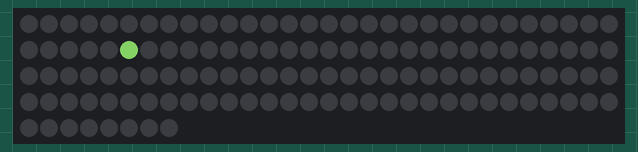
Simulated run of this program. Board: MicroPython board. On the bench: 128 RGB LEDs in strip order, left to right, continuing on the next row. Dim RGB values are drawn brighter than linear; random numbers come from a fixed seed.

Above: at 0.15 s.
At 2.88 s:
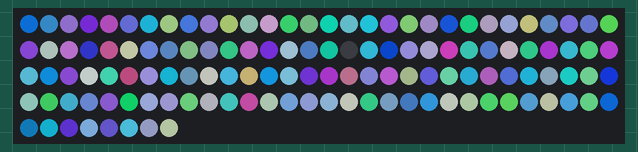
At 9.84 s:
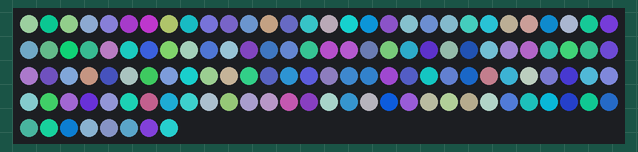
At 19.53 s:
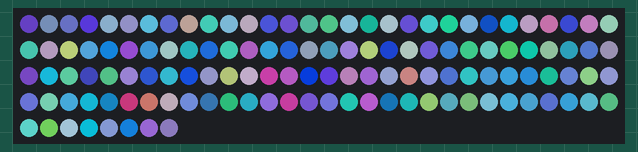
At 29.53 s:
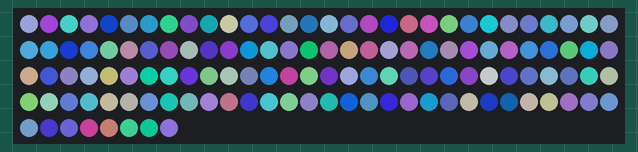
At 39.83 s:
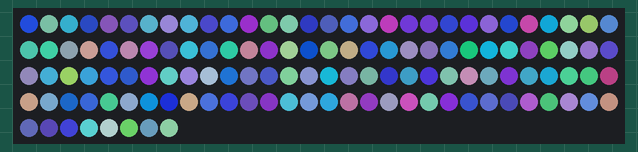

The program:

Sparkies.py
```python
from machine import Pin
from neopixel import NeoPixel
from time import sleep_ms
from random import randint
gpio = 4
NumOfLeds = 128
pin = Pin(gpio, Pin.OUT)
np = NeoPixel(pin, NumOfLeds)
while (1):
    Led = randint(1, NumOfLeds)
    np[Led % NumOfLeds] = (randint(5, 105), randint(25, 125), randint(50, 150))
    np.write()
    sleep_ms(1)
```
